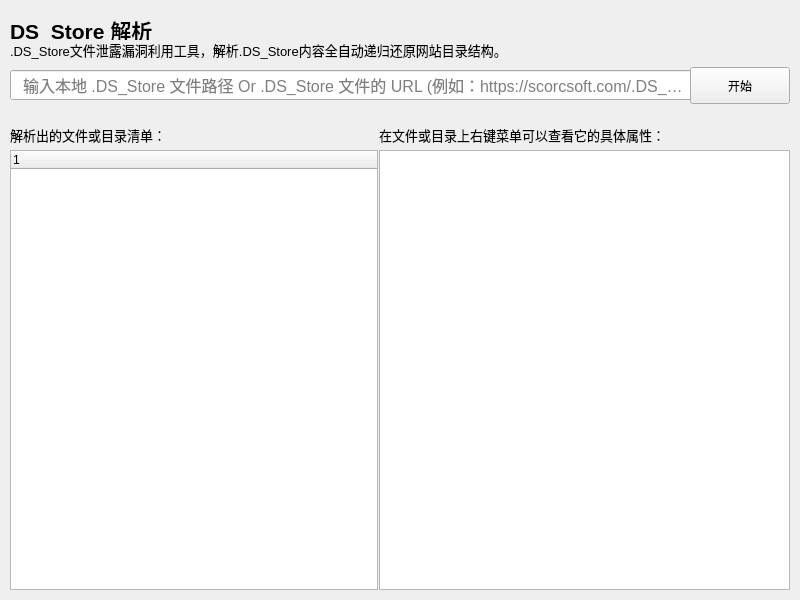
<?xml version="1.0" encoding="UTF-8"?>
<ui version="4.0">
 <class>ds_store_analyze</class>
 <widget class="QWidget" name="ds_store_analyze">
  <property name="geometry">
   <rect>
    <x>0</x>
    <y>0</y>
    <width>800</width>
    <height>600</height>
   </rect>
  </property>
  <property name="windowTitle">
   <string>Form</string>
  </property>
  <widget class="QLabel" name="label_module_name">
   <property name="geometry">
    <rect>
     <x>10</x>
     <y>20</y>
     <width>780</width>
     <height>20</height>
    </rect>
   </property>
   <property name="font">
    <font>
     <pointsize>16</pointsize>
     <weight>75</weight>
     <bold>true</bold>
    </font>
   </property>
   <property name="locale">
    <locale language="Chinese" country="China"/>
   </property>
   <property name="text">
    <string>DS_Store 解析</string>
   </property>
   <property name="alignment">
    <set>Qt::AlignLeading|Qt::AlignLeft|Qt::AlignVCenter</set>
   </property>
   <property name="margin">
    <number>0</number>
   </property>
  </widget>
  <widget class="QLineEdit" name="lineEdit_file_path">
   <property name="geometry">
    <rect>
     <x>10</x>
     <y>70</y>
     <width>686</width>
     <height>30</height>
    </rect>
   </property>
   <property name="font">
    <font>
     <pointsize>12</pointsize>
    </font>
   </property>
   <property name="whatsThis">
    <string/>
   </property>
   <property name="styleSheet">
    <string notr="true">QLineEdit { padding-left: 10px; padding-right: 10px; }</string>
   </property>
   <property name="cursorPosition">
    <number>0</number>
   </property>
   <property name="placeholderText">
    <string>输入本地 .DS_Store 文件路径 Or .DS_Store 文件的 URL (例如：https://scorcsoft.com/.DS_Store)</string>
   </property>
  </widget>
  <widget class="QPushButton" name="pushButton_start_analyze">
   <property name="geometry">
    <rect>
     <x>690</x>
     <y>67</y>
     <width>100</width>
     <height>37</height>
    </rect>
   </property>
   <property name="text">
    <string>开始</string>
   </property>
  </widget>
  <widget class="QTreeView" name="treeView_property_viewer">
   <property name="geometry">
    <rect>
     <x>379</x>
     <y>150</y>
     <width>411</width>
     <height>440</height>
    </rect>
   </property>
  </widget>
  <widget class="QLabel" name="label_module_description">
   <property name="geometry">
    <rect>
     <x>10</x>
     <y>40</y>
     <width>780</width>
     <height>20</height>
    </rect>
   </property>
   <property name="font">
    <font>
     <pointsize>10</pointsize>
     <weight>50</weight>
     <bold>false</bold>
    </font>
   </property>
   <property name="locale">
    <locale language="Chinese" country="China"/>
   </property>
   <property name="text">
    <string>.DS_Store文件泄露漏洞利用工具，解析.DS_Store内容全自动递归还原网站目录结构。</string>
   </property>
   <property name="alignment">
    <set>Qt::AlignLeading|Qt::AlignLeft|Qt::AlignVCenter</set>
   </property>
   <property name="margin">
    <number>0</number>
   </property>
  </widget>
  <widget class="QTreeWidget" name="treeWidget_file_list">
   <property name="geometry">
    <rect>
     <x>10</x>
     <y>150</y>
     <width>368</width>
     <height>440</height>
    </rect>
   </property>
   <column>
    <property name="text">
     <string notr="true">1</string>
    </property>
   </column>
  </widget>
  <widget class="QLabel" name="label_file_list">
   <property name="geometry">
    <rect>
     <x>10</x>
     <y>125</y>
     <width>468</width>
     <height>20</height>
    </rect>
   </property>
   <property name="font">
    <font>
     <pointsize>10</pointsize>
     <weight>50</weight>
     <bold>false</bold>
    </font>
   </property>
   <property name="locale">
    <locale language="Chinese" country="China"/>
   </property>
   <property name="text">
    <string>解析出的文件或目录清单：</string>
   </property>
   <property name="alignment">
    <set>Qt::AlignLeading|Qt::AlignLeft|Qt::AlignVCenter</set>
   </property>
   <property name="margin">
    <number>0</number>
   </property>
  </widget>
  <widget class="QLabel" name="label_property">
   <property name="geometry">
    <rect>
     <x>379</x>
     <y>125</y>
     <width>312</width>
     <height>20</height>
    </rect>
   </property>
   <property name="font">
    <font>
     <pointsize>10</pointsize>
     <weight>50</weight>
     <bold>false</bold>
    </font>
   </property>
   <property name="locale">
    <locale language="Chinese" country="China"/>
   </property>
   <property name="text">
    <string>在文件或目录上右键菜单可以查看它的具体属性：</string>
   </property>
   <property name="alignment">
    <set>Qt::AlignLeading|Qt::AlignLeft|Qt::AlignVCenter</set>
   </property>
   <property name="margin">
    <number>0</number>
   </property>
  </widget>
 </widget>
 <resources/>
 <connections/>
</ui>
